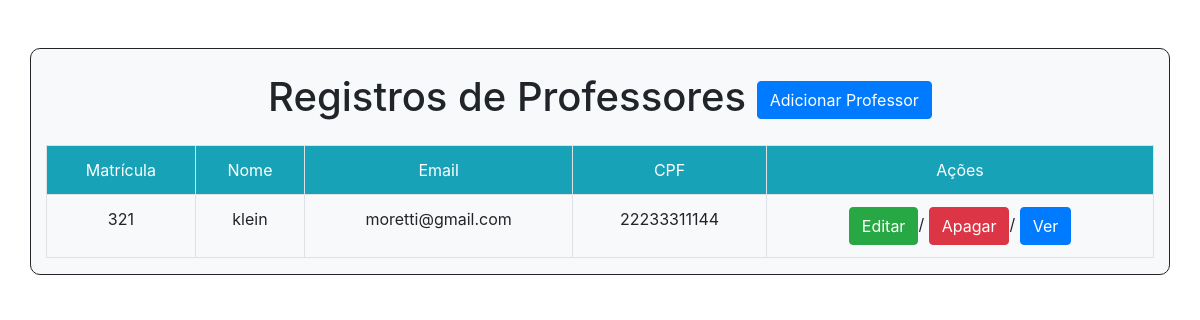
//listar/professor/, run on an earlier commit of the app's database.
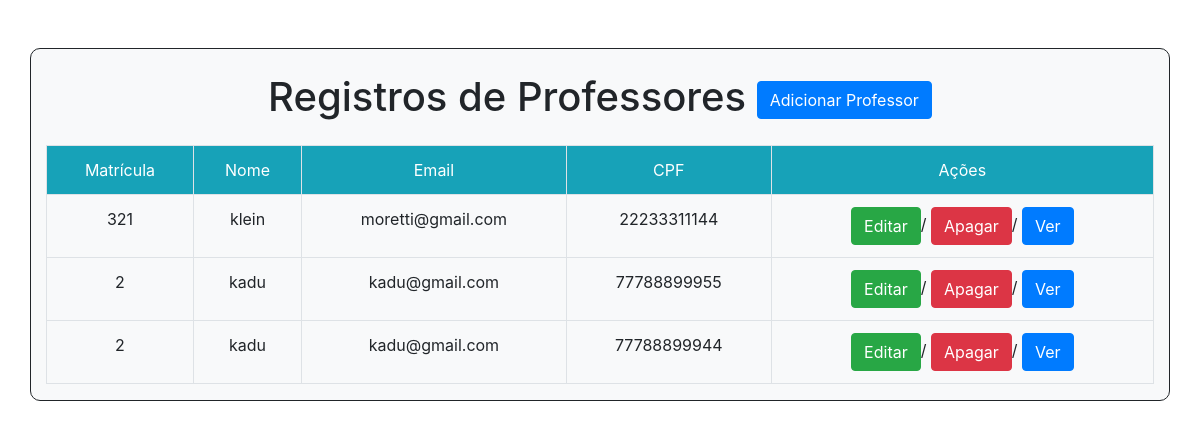
And on a later commit of the database.
### academico/models.py (models this page shows, shortened)
class Professor(models.Model):
    matricula = models.CharField(max_length=12)
    nome = models.CharField(max_length=100)
    email = models.EmailField(max_length=200)
    cpf = models.CharField(max_length=14)

### academico/views.py (the view)
# urls.py: path("/listar/professor/",views.listarProfessor, name="professor_listar"),
def listarProfessor(request):
   professor = Professor.objects.all()
   dicionario = { 'registros': professor }
   return render(request, 'academico/listagem_professor.html',context=dicionario)

### templates/academico/listagem_professor.html (shortened to what this page needs)
<!DOCTYPE html>
<html lang="pt-br">
<head>
    <link rel="stylesheet" href="https://cdn.jsdelivr.net/npm/bootstrap@4.6.1/dist/css/bootstrap.min.css">
</head>
<body>
<div class="container mt-5 bg-light" style="border:1px solid ; background-color:#1111; border-radius: 10px;">
    <h1 class="m-4 text-center">Registros de Professores <a href="/adicionar/professor/" class="btn btn-primary">Adicionar Professor</a></h1>
    <table class="table table-bordered">
        <tr class="bg-info text-white text-center ">
            <td> Matrícula </td>
            <td> Nome </td>
            <td> Email </td>
            <td> CPF </td>
            <td> Ações </td>
        </tr>
        {% for reg in registros %}
        <tr class="text-center">
            <td>{{ reg.matricula }}</td>
            <td>{{ reg.nome }}</td>
            <td>{{ reg.email }}</td>
            <td>{{ reg.cpf }}</td>
            <td>
                <a href="/editar/professor/{{reg.id}}/" class="btn btn-success">Editar</a>/
                <a href="/deletar/professor/{{reg.id}}/" class="btn btn-danger">Apagar</a>/
                <a href=/visualizar/professor/{{reg.id}}/" class="btn btn-primary">Ver</a>
            </td>
        </tr>
        {% endfor %}
    </table>
</div>
</body>
</html>

What changed in the data, as far as the page shows it:
added Professor: matricula "2", nome "kadu", email "kadu@gmail.com", cpf "77788899955"
added Professor: matricula "2", nome "kadu", email "kadu@gmail.com", cpf "77788899944"
